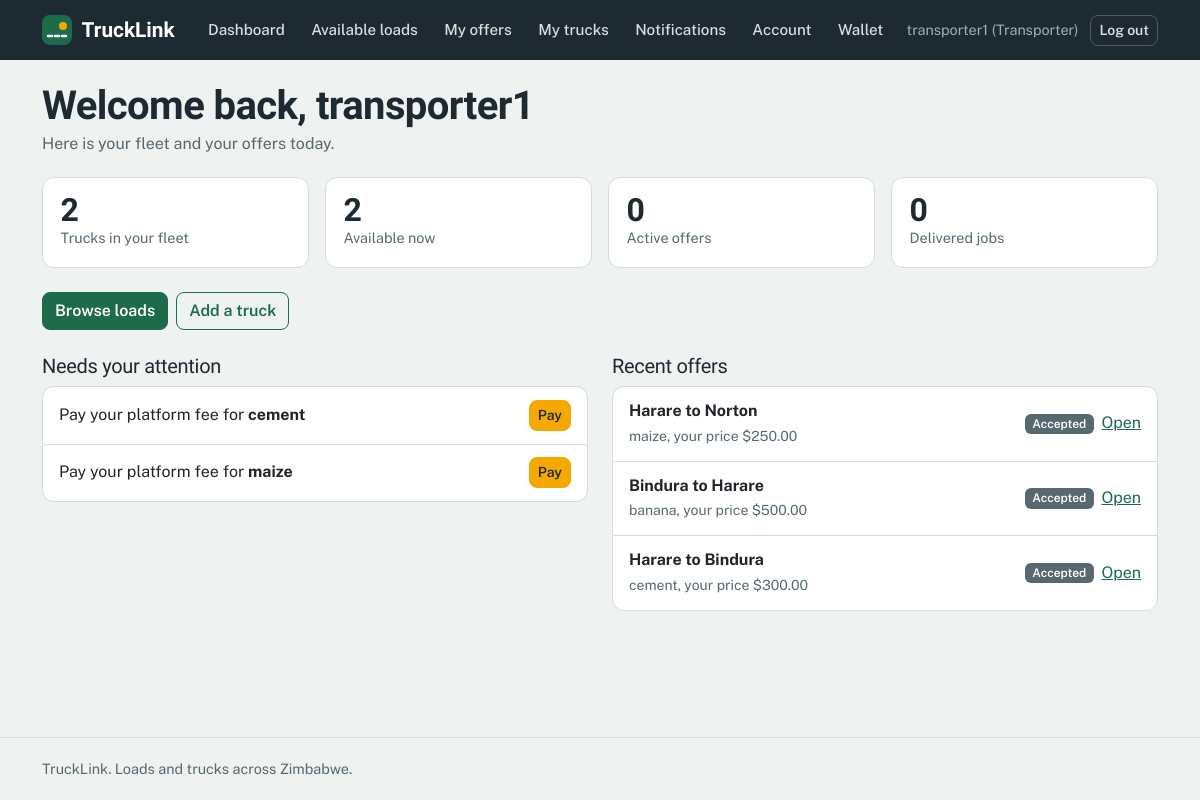
/accounts/dashboard/ (signed in), run on an earlier commit of the app's database.
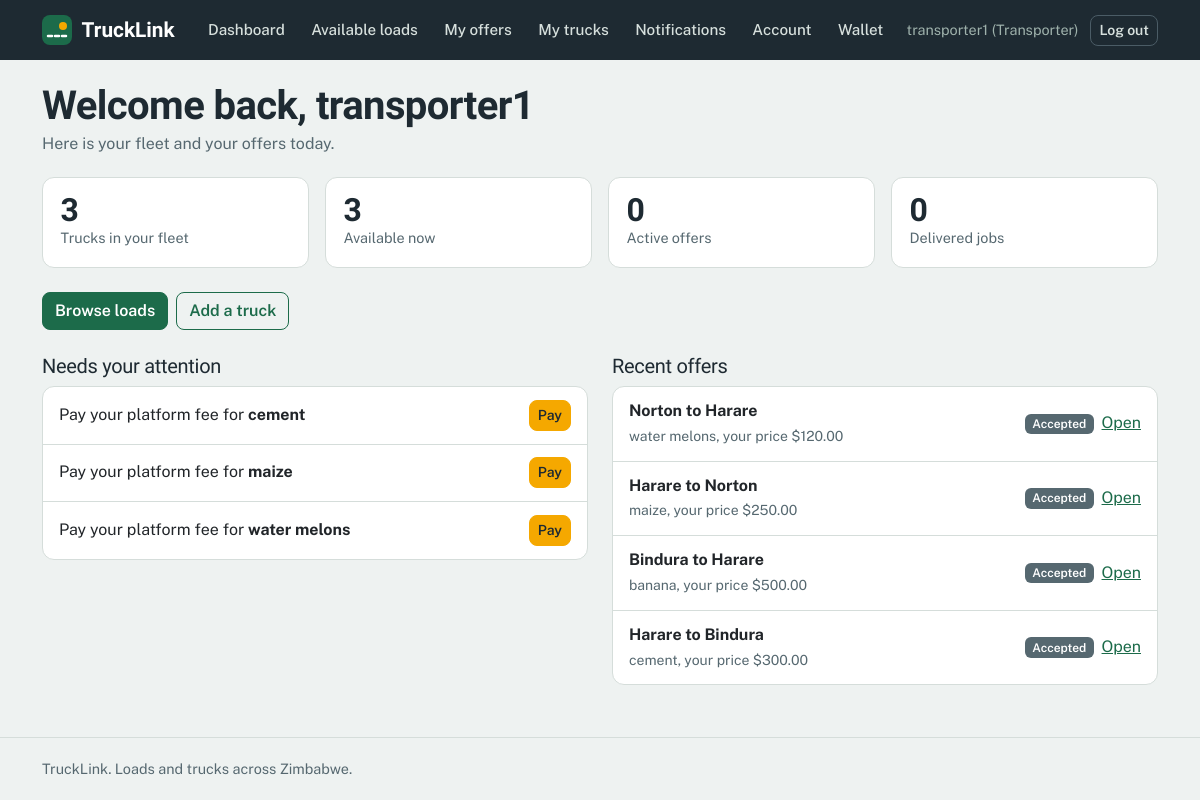
And on a later commit of the database.
### loads/models.py (models this page shows, shortened)
class Offer(models.Model):
    STATUS_CHOICES = [
        ('pending', 'Awaiting shipper'),
        ('countered', 'Awaiting transporter'),
        ('accepted', 'Accepted'),
        ('declined', 'Declined'),
        ('withdrawn', 'Withdrawn'),
        ('expired', 'Expired'),
    ]
    load = models.ForeignKey(Load, on_delete=models.CASCADE, related_name='offers')
    transporter = models.ForeignKey(settings.AUTH_USER_MODEL, on_delete=models.CASCADE,
                                    related_name='offers')
    truck = models.ForeignKey('trucks.Truck', on_delete=models.SET_NULL,
                              null=True, blank=True)
    price = models.DecimalField(max_digits=10, decimal_places=2)
    message = models.CharField(max_length=200, blank=True)
    status = models.CharField(max_length=20, choices=STATUS_CHOICES, default='pending')
    accepted_at = models.DateTimeField(null=True, blank=True)
    created_at = models.DateTimeField(auto_now_add=True)
    @property
    def transporter_paid(self):
        return self.payments.filter(status='paid', payer_role='transporter').exists()
    @property
    def pay_deadline(self):
        if not self.accepted_at:
            return None
        hours = getattr(settings, 'PAYMENT_DEADLINE_HOURS', 24)
        return self.accepted_at + timedelta(hours=hours)

class Load(models.Model):
    STATUS_CHOICES = [
        ('open', 'Open'),
        ('booked', 'Booked'),
        ('delivered', 'Delivered'),
        ('expired', 'Expired'),
    ]
    CARGO_CHOICES = [
        ('general', 'General cargo'),
        ('bulk', 'Bulk'),
        ('perishable', 'Perishable'),
        ('fragile', 'Fragile'),
        ('hazardous', 'Hazardous'),
        ('livestock', 'Livestock'),
    ]
    URGENCY_CHOICES = [
        ('standard', 'Standard (1 to 3 days)'),
        ('urgent', 'Urgent (same day)'),
        ('scheduled', 'Scheduled (fixed date)'),
    ]
    TRUCK_NEEDED_CHOICES = [('any', 'Any truck')] + Truck.TYPE_CHOICES
    shipper = models.ForeignKey(settings.AUTH_USER_MODEL, on_delete=models.CASCADE,
                                related_name='loads', null=True, blank=True)
    title = models.CharField(max_length=100)
    pickup = models.CharField(max_length=100)
    destination = models.CharField(max_length=100)
    cargo_type = models.CharField(max_length=20, choices=CARGO_CHOICES, default='general')
    weight_tonnes = models.DecimalField(max_digits=6, decimal_places=2)
    truck_type_needed = models.CharField(max_length=20, choices=TRUCK_NEEDED_CHOICES, default='any')
    offered_price = models.DecimalField(max_digits=10, decimal_places=2)
    urgency = models.CharField(max_length=20, choices=URGENCY_CHOICES, default='standard')
    pickup_date = models.DateField(null=True, blank=True)
    description = models.TextField(blank=True, default='')
    insured = models.BooleanField(default=False)
    insurance_provider = models.CharField(max_length=100, blank=True, default='')
    coverage_amount = models.DecimalField(max_digits=12, decimal_places=2, null=True, blank=True)
    status = models.CharField(max_length=20, choices=STATUS_CHOICES, default='open')
    created_at = models.DateTimeField(auto_now_add=True)

### accounts/views.py (the view)
# urls.py: path('dashboard/', views.dashboard, name='dashboard'),
@login_required
def dashboard(request):
    run_housekeeping()
    profile = getattr(request.user, 'profile', None)
    role = profile.role if profile else None
    today = timezone.localdate()
    ctx = {'role': role}
    if role == 'shipper':
        loads = Load.objects.filter(shipper=request.user)
        accepted = (Offer.objects.filter(load__shipper=request.user, status='accepted',
                                         load__status='booked').select_related('load'))
        ctx.update(
            total=loads.count(),
            open_count=loads.filter(status='open').count(),
            booked_count=loads.filter(status='booked').count(),
            delivered_count=loads.filter(status='delivered').count(),
            waiting_offers=Offer.objects.filter(load__shipper=request.user,
                                                load__status='open', status='pending').count(),
            fees_to_pay=[o for o in accepted if not o.shipper_paid],
            recent=loads.order_by('-created_at')[:5],
        )
    elif role == 'transporter':
        trucks = Truck.objects.filter(owner=request.user)
        offers = Offer.objects.filter(transporter=request.user)
        accepted = offers.filter(status='accepted', load__status='booked').select_related('load')
        soon = today + timedelta(days=30)
        alerts = []
        for truck in trucks:
            for label, day in (('Insurance', truck.insurance_expiry),
                               ('Roadworthy certificate', truck.roadworthy_expiry)):
                if day and day <= soon:
                    days = (day - today).days
                    if days < 0:
                        text = f'{label} expired on {day:%d %b %Y}. This truck cannot bid until it is updated.'
                    else:
                        text = f'{label} expires in {days} day{"s" if days != 1 else ""} ({day:%d %b %Y}).'
                    alerts.append({'truck': truck, 'text': text, 'expired': days < 0})
        ctx.update(
            fleet=trucks.count(),
            available=trucks.filter(is_available=True).count(),
            active_offers=offers.filter(status__in=['pending', 'countered']).count(),
            delivered_jobs=offers.filter(status='accepted', load__status='delivered').count(),
            turn_offers=offers.filter(status='countered', load__status='open').select_related('load'),
            fees_to_pay=[o for o in accepted if not o.transporter_paid],
            alerts=alerts,
            recent_offers=offers.select_related('load').order_by('-created_at')[:5],
        )
    return render(request, 'accounts/dashboard.html', ctx)

### accounts/templatetags/notify_tags.py (called while the page is built)
@register.simple_tag
def unread_count(user):
    if not user.is_authenticated:
        return 0
    return user.notifications.filter(is_read=False).count()

### loads/services.py (called while the page is built, shortened)
def deadline_hours():
    return getattr(settings, 'PAYMENT_DEADLINE_HOURS', 24)

def expire_loads():
    stale = Load.objects.filter(status='open', pickup_date__lt=timezone.localdate())

def release_unpaid_bookings():
    cutoff = timezone.now() - timedelta(hours=deadline_hours())
    late = (Offer.objects
            .filter(status='accepted', accepted_at__lt=cutoff, load__status='booked')
            .select_related('load', 'load__shipper', 'transporter'))

def run_housekeeping():
    expire_loads()
    release_unpaid_bookings()

### accounts/templates/accounts/dashboard.html (shortened to what the changed rows need)
{% extends 'base.html' %}
{% block content %}
<div class="page-head">
  <h1>Welcome back, {{ user.first_name|default:user.username }}</h1>
</div>
{% if role == 'shipper' %}
  <div class="stats">
    <div class="stat"><strong>{{ total }}</strong><span>Total loads</span></div>
    <div class="stat"><strong>{{ open_count }}</strong><span>Open for offers</span></div>
    <div class="stat"><strong>{{ booked_count }}</strong><span>Booked</span></div>
    <div class="stat"><strong>{{ delivered_count }}</strong><span>Delivered</span></div>
  </div>
  <div class="d-flex flex-wrap gap-2 mb-4">
    <a href="{% url 'post_load' %}" class="btn btn-primary">Post a load</a>
    <a href="{% url 'truck_list' %}" class="btn btn-outline-primary">Find trucks</a>
  </div>
  <div class="row g-4">
    <div class="col-12 col-lg-6">
      <h2 class="h5">Needs your attention</h2>
      <div class="card">
        <ul class="attention">
          {% if waiting_offers %}
          <li><span>{{ waiting_offers }} offer{{ waiting_offers|pluralize }} waiting for your answer</span><a href="{% url 'my_loads' %}" class="btn btn-sm btn-primary">Review</a></li>
          {% endif %}
          {% for offer in fees_to_pay %}
          <li><span>Pay your platform fee for <strong>{{ offer.load.title }}</strong>{% if offer.pay_deadline %} by {{ offer.pay_deadline|date:"d M, H:i" }}{% endif %}</span><a href="{% url 'load_detail' offer.load.pk %}" class="btn btn-sm btn-warning">Pay</a></li>
          {% endfor %}
          {% if not waiting_offers and not fees_to_pay %}
          <li class="muted">You are all caught up.</li>
          {% endif %}
        </ul>
      </div>
    </div>
    <div class="col-12 col-lg-6">
      <h2 class="h5">Recent loads</h2>
      <div class="card rows">
        {% for l in recent %}
        <div class="row-item">
          <span><strong>{{ l.pickup }} to {{ l.destination }}</strong><br><span class="small muted">{{ l.title }}, {{ l.weight_tonnes }} t</span></span>
          <span class="d-flex align-items-center gap-2"><span class="badge bg-secondary">{{ l.get_status_display }}</span><a href="{% url 'load_detail' l.pk %}">Open</a></span>
        </div>
        {% empty %}
        <div class="empty m-3">You have not posted a load yet.</div>
        {% endfor %}
      </div>
    </div>
  </div>
{% elif role == 'transporter' %}
  <div class="stats">
    <div class="stat"><strong>{{ fleet }}</strong><span>Trucks in your fleet</span></div>
    <div class="stat"><strong>{{ available }}</strong><span>Available now</span></div>
    <div class="stat"><strong>{{ active_offers }}</strong><span>Active offers</span></div>
    <div class="stat"><strong>{{ delivered_jobs }}</strong><span>Delivered jobs</span></div>
  </div>
  <div class="d-flex flex-wrap gap-2 mb-4">
    <a href="{% url 'load_list' %}" class="btn btn-primary">Browse loads</a>
    <a href="{% url 'add_truck' %}" class="btn btn-outline-primary">Add a truck</a>
  </div>
  <div class="row g-4">
    <div class="col-12 col-lg-6">
      <h2 class="h5">Needs your attention</h2>
      <div class="card">
        <ul class="attention">
          {% for offer in fees_to_pay %}
          <li><span>Pay your platform fee for <strong>{{ offer.load.title }}</strong></span><a href="{% url 'load_detail' offer.load.pk %}" class="btn btn-sm btn-warning">Pay</a></li>
          {% endfor %}
        </ul>
      </div>
    </div>
    <div class="col-12 col-lg-6">
      <h2 class="h5">Recent offers</h2>
      <div class="card rows">
        {% for o in recent_offers %}
        <div class="row-item">
          <span><strong>{{ o.load.pickup }} to {{ o.load.destination }}</strong><br><span class="small muted">{{ o.load.title }}, your price ${{ o.price }}</span></span>
          <span class="d-flex align-items-center gap-2"><span class="badge bg-secondary">{{ o.get_status_display }}</span><a href="{% url 'load_detail' o.load.pk %}">Open</a></span>
        </div>
        {% empty %}
        <div class="empty m-3">You have not made an offer yet.</div>
        {% endfor %}
      </div>
    </div>
  </div>
{% else %}
  <div class="empty">This account has no shipper or transporter role. Register a new account, or add a profile in the admin.</div>
{% endif %}
{% endblock %}

What changed in the data, as far as the page shows it:
added Offer: load "water melons", load.pickup "Norton", load.destination "Harare", price "120.00", status "Accepted"
Also different on the page:
{{ fleet }}: "2" → "3"
{{ available }}: "2" → "3"
